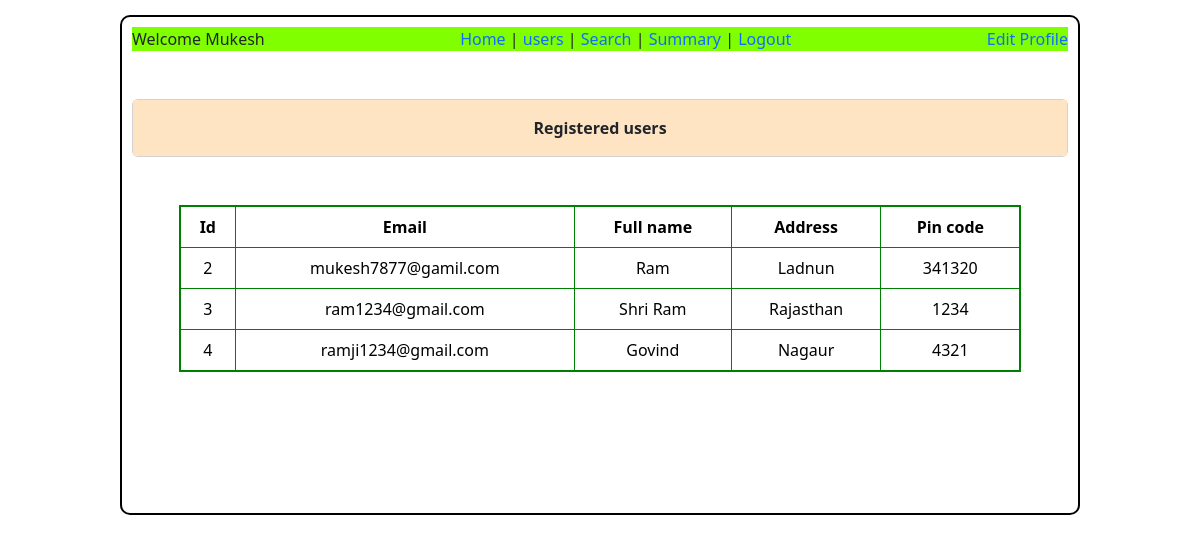
The app's page /users, older data.
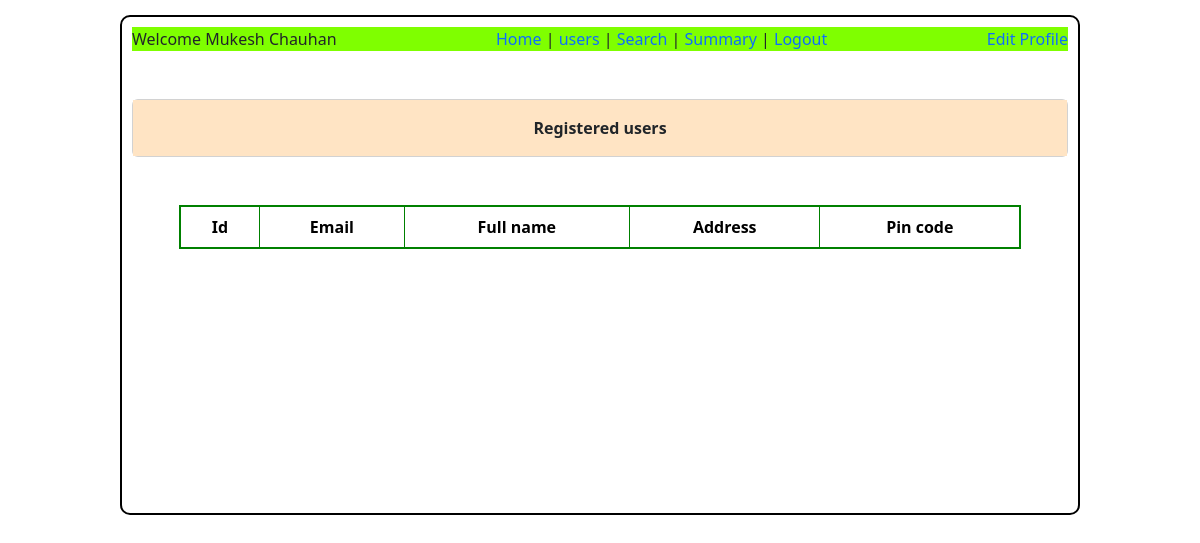
The same page, newer data.
### application/models.py (models this page shows)
class Users(db.Model):
    id = db.Column(db.Integer , primary_key = True)
    name = db.Column(db.String(),nullable = False)
    email = db.Column(db.String(),nullable = False, unique = True)
    password = db.Column(db.String(),nullable = False)
    address = db.Column(db.String())
    pincode = db.Column(db.Integer)
    type = db.Column(db.String() ,nullable = False ,default = "general")
    spot = db.relationship('Parking_spot' ,cascade = 'all,delete ,delete-orphan', backref = 'users')

### application/controllers.py (the view)
@app.route("/users")
def users():
    this_user = Users.query.filter_by(type = "admin").first()
    users = Users.query.filter_by(type = "general")
    return render_template("admin_users.html" , users = users , this_user = this_user)

### templates/admin_users.html (shortened to what this page needs)
<!DOCTYPE html>
<html lang="en">
<head>
    <link href="https://cdn.jsdelivr.net/npm/bootstrap@5.3.7/dist/css/bootstrap.min.css" rel="stylesheet">
</head>
<body>
    <div style="border: 2px solid black; width: 80%; height: 500px; margin: auto; margin-top: 15px; padding: 10px; border-radius: 10px; overflow: auto;">
        <div class="d-flex justify-content-between" style="background-color:chartreuse;">
            <div>  Welcome {{this_user.name}}</div>
            <div >
                <a class="link-offset-2 link-underline link-underline-opacity-0" href="/admin">Home</a> |
                <a class="link-offset-2 link-underline link-underline-opacity-0" href="/users">users</a> |
                <a class="link-offset-2 link-underline link-underline-opacity-0" href="/admin_search">Search</a> |
                <a class="link-offset-2 link-underline link-underline-opacity-0" href="/ad_summary">Summary</a> |
                <a class="link-offset-2 link-underline link-underline-opacity-0" href="/login">Logout</a>
            </div>
            <div><a class="link-offset-2 link-underline link-underline-opacity-0" href="/prof_edit/{{this_user.id}}">Edit Profile  </a></div>
        </div>
        <div class="card my-5">
            <div class="card-body" style="text-align: center; background-color: bisque;" >
                <b>Registered users</b>
            </div>
        </div>
        <table class="table table-bordered" style="text-align: center; border: 2px solid green; width: 90%; margin: auto;">
            <tr>
                <th>Id</th>
                <th>Email</th>
                <th>Full name</th>
                <th>Address</th>
                <th>Pin code</th>
            </tr>
            {% for user in users %}
            <tr>
                <td>{{user.id}}</td>
                <td>{{user.email}}</td>
                <td>{{user.name}}</td>
                <td>{{user.address}}</td>
                <td>{{user.pincode}}</td>
            </tr>
            {% endfor %}
        </table>
    </div>
</body>
</html>

Row changes from the older to the newer data that the page shows:
removed Users: id "2", email "mukesh7877@gamil.com", name "Ram", address "Ladnun", pincode "341320"
removed Users: id "3", email "ram1234@gmail.com", name "Shri Ram", address "Rajasthan", pincode "1234"
removed Users: id "4", email "ramji1234@gmail.com", name "Govind", address "Nagaur", pincode "4321"
changed Users: name "Mukesh" → "Mukesh Chauhan"
